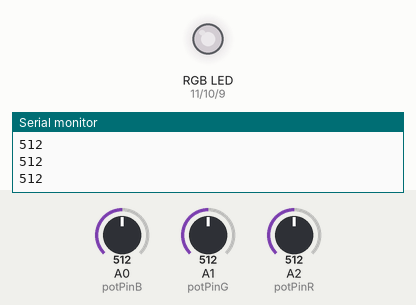
Simulated run of this sketch. Board: Arduino Uno, built with avr-gcc and run on an emulated ATmega328P. Parts: an RGB LED mixed from three pins (HIGH = lit), the last lines printed to the serial monitor. The test bench sets the inputs (shaded band); at power-on: A1 (potPinG) = 512, A0 (potPinB) = 512, A2 (potPinR) = 512. Dim RGB values are drawn brighter than linear.

Above: at 1.2 s.
1.3 s: A1 (potPinG) set to 716
At 1.6 s:
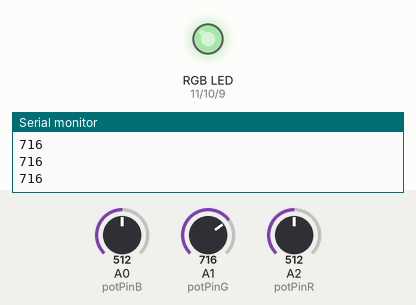
2.8 s: A0 (potPinB) set to 716
At 4.0 s:
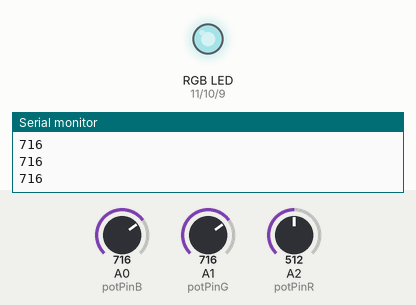
4.3 s: A2 (potPinR) set to 716
At 5.1 s:
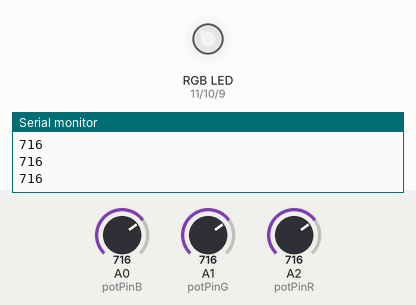
5.8 s: A1 (potPinG) set to 900
At 6.2 s:
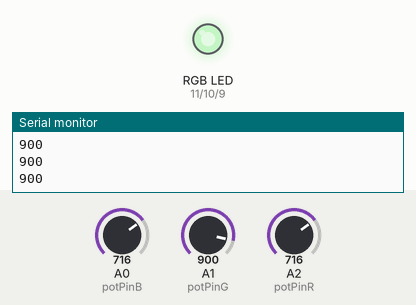
7.3 s: A0 (potPinB) set to 900
At 8.5 s:
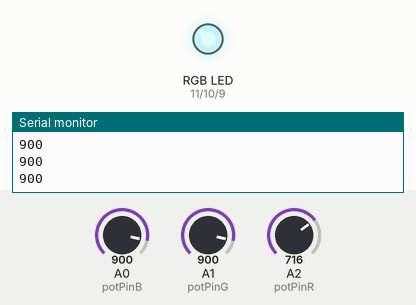
8.8 s: A2 (potPinR) set to 900
At 9.7 s:
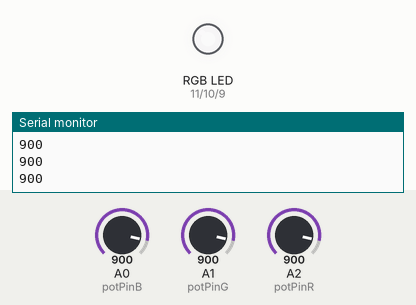
Timing chart, 0 to 11.3 s (numbered marks = the images above; inputs shaded):
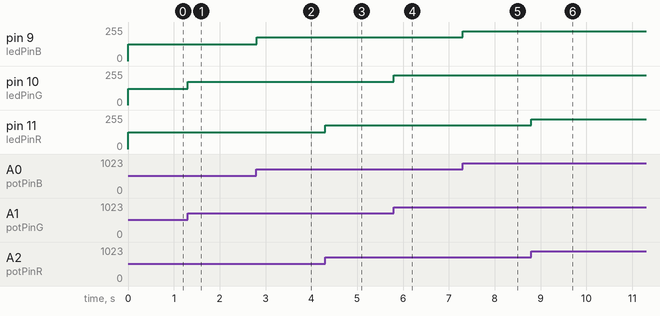

The sketch:

led_rgb.ino
```cpp
const int potPinR = A2;
const int potPinG = A1;
const int potPinB = A0;

const int ledPinR = 11;
const int ledPinG = 10;
const int ledPinB = 9;

int potValueR = 0;
int potValueG = 0;
int potValueB= 0;
int ledValueR= 0;
int ledValueG= 0;
int ledValueB= 0;
int time;

void setup(){
  Serial.begin(9600);
  pinMode(ledPinR, OUTPUT);
  pinMode(ledPinG, OUTPUT);
  pinMode(ledPinB, OUTPUT);
}

void loop(){
  potValueR = analogRead(potPinR);
  potValueG = analogRead(potPinG);
  potValueB = analogRead(potPinB);
  ledValueR = map(potValueR, 0, 1023, 0, 255);
  ledValueG = map(potValueG, 35, 1023, 0, 255);
  ledValueB = map(potValueB, 0, 1023, 0, 255);
  analogWrite(ledPinR, ledValueR);
  analogWrite(ledPinG, ledValueG);
  Serial.println(potValueG);
  analogWrite(ledPinB, ledValueB);
  delay(1);
}
```

Measured:
- after the input at 1.3 s, pin 10 (ledPinG): 123/255 → 175/255 at once
- after the input at 2.8 s, pin 9 (ledPinB): 127/255 → 178/255 at once
- after the input at 4.3 s, pin 11 (ledPinR): 127/255 → 178/255 at once
- after the input at 5.8 s, pin 10 (ledPinG): 175/255 → 223/255 at once
- after the input at 7.3 s, pin 9 (ledPinB): 178/255 → 224/255 at once
- after the input at 8.8 s, pin 11 (ledPinR): 178/255 → 224/255 at once
